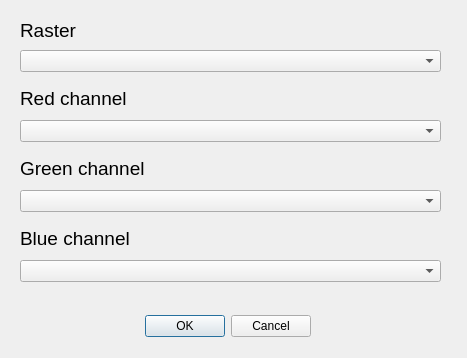
<?xml version="1.0" encoding="UTF-8"?>
<ui version="4.0">
 <class>VetorizacaoDinamicaDialogBase</class>
 <widget class="QDialog" name="VetorizacaoDinamicaDialogBase">
  <property name="geometry">
   <rect>
    <x>0</x>
    <y>0</y>
    <width>467</width>
    <height>358</height>
   </rect>
  </property>
  <property name="windowTitle">
   <string>Adaplin</string>
  </property>
  <widget class="QDialogButtonBox" name="button_box">
   <property name="geometry">
    <rect>
     <x>-30</x>
     <y>310</y>
     <width>341</width>
     <height>32</height>
    </rect>
   </property>
   <property name="orientation">
    <enum>Qt::Horizontal</enum>
   </property>
   <property name="standardButtons">
    <set>QDialogButtonBox::Cancel|QDialogButtonBox::Ok</set>
   </property>
  </widget>
  <widget class="QLabel" name="rasterLabel">
   <property name="geometry">
    <rect>
     <x>20</x>
     <y>10</y>
     <width>431</width>
     <height>41</height>
    </rect>
   </property>
   <property name="font">
    <font>
     <pointsize>14</pointsize>
    </font>
   </property>
   <property name="text">
    <string>Raster</string>
   </property>
  </widget>
  <widget class="QComboBox" name="rasterComboBox">
   <property name="geometry">
    <rect>
     <x>20</x>
     <y>50</y>
     <width>421</width>
     <height>22</height>
    </rect>
   </property>
  </widget>
  <widget class="QLabel" name="redLabel">
   <property name="geometry">
    <rect>
     <x>20</x>
     <y>90</y>
     <width>361</width>
     <height>16</height>
    </rect>
   </property>
   <property name="font">
    <font>
     <pointsize>14</pointsize>
    </font>
   </property>
   <property name="text">
    <string>Red channel</string>
   </property>
  </widget>
  <widget class="QComboBox" name="redComboBox">
   <property name="geometry">
    <rect>
     <x>20</x>
     <y>120</y>
     <width>421</width>
     <height>22</height>
    </rect>
   </property>
  </widget>
  <widget class="QLabel" name="greenLabel">
   <property name="geometry">
    <rect>
     <x>20</x>
     <y>160</y>
     <width>361</width>
     <height>16</height>
    </rect>
   </property>
   <property name="font">
    <font>
     <pointsize>14</pointsize>
    </font>
   </property>
   <property name="text">
    <string>Green channel</string>
   </property>
  </widget>
  <widget class="QComboBox" name="greenComboBox">
   <property name="geometry">
    <rect>
     <x>20</x>
     <y>190</y>
     <width>421</width>
     <height>22</height>
    </rect>
   </property>
  </widget>
  <widget class="QLabel" name="blueLabel">
   <property name="geometry">
    <rect>
     <x>20</x>
     <y>230</y>
     <width>361</width>
     <height>16</height>
    </rect>
   </property>
   <property name="font">
    <font>
     <pointsize>14</pointsize>
    </font>
   </property>
   <property name="text">
    <string>Blue channel</string>
   </property>
  </widget>
  <widget class="QComboBox" name="blueComboBox">
   <property name="geometry">
    <rect>
     <x>20</x>
     <y>260</y>
     <width>421</width>
     <height>22</height>
    </rect>
   </property>
  </widget>
 </widget>
 <resources/>
 <connections>
  <connection>
   <sender>button_box</sender>
   <signal>accepted()</signal>
   <receiver>VetorizacaoDinamicaDialogBase</receiver>
   <slot>accept()</slot>
   <hints>
    <hint type="sourcelabel">
     <x>20</x>
     <y>20</y>
    </hint>
    <hint type="destinationlabel">
     <x>20</x>
     <y>20</y>
    </hint>
   </hints>
  </connection>
  <connection>
   <sender>button_box</sender>
   <signal>rejected()</signal>
   <receiver>VetorizacaoDinamicaDialogBase</receiver>
   <slot>reject()</slot>
   <hints>
    <hint type="sourcelabel">
     <x>20</x>
     <y>20</y>
    </hint>
    <hint type="destinationlabel">
     <x>20</x>
     <y>20</y>
    </hint>
   </hints>
  </connection>
 </connections>
</ui>
